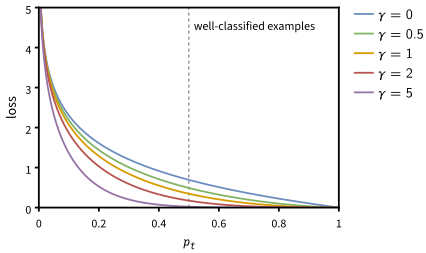

Write the Python code that produced this figure.
"""Draw focal_loss.svg: the focal loss -(1 - p_t)^gamma log(p_t), with alpha_t = 1, for gamma = 0 (cross-entropy) to 5.

The values of gamma are those of figure 1 of Focal Loss for Dense Object Detection (Lin et al., 2017).
usage: python3 focal_loss.py   (needs matplotlib, numpy and the fonts of CLAUDE.md, Pictures, section 4)
"""
import os, sys
import numpy as np
HERE = os.path.dirname(os.path.abspath(__file__))
sys.path.insert(0, os.path.join(HERE, '..', '..', '_tools'))
import charts
from matplotlib import transforms

GAMMAS = [(0, charts.BLUE), (0.5, charts.GREEN), (1, charts.ORANGE), (2, charts.RED), (5, charts.PURPLE)]

fig = charts.figure(470, 270, 'focal_loss')
ax = charts.axes(fig, 45, 45, 300, 200)
p = np.linspace(0.001, 1, 1000)
for gamma, color in GAMMAS:
    ax.plot(p, -(1 - p)**gamma * np.log(p), color=color, label='𝛾 = %g' % gamma)
ax.axvline(0.5, color=charts.GREY, lw=1.0, linestyle=(0, (3, 3)), zorder=1)
ax.text(0.5, 4.75, 'well-classified examples', size=12, ha='left', va='top',
        transform=transforms.offset_copy(ax.transData, fig, x=5, units='dots'))
ax.set(xlim=(0, 1), ylim=(0, 5), xticks=[0, 0.2, 0.4, 0.6, 0.8, 1], yticks=range(6))
ax.set_ylabel('loss')
charts.tick_labels(ax)
charts.runs(ax, 0.5, 0, charts.sub('𝑝', '𝑡'), transform=transforms.offset_copy(ax.transAxes, fig, y=-38, units='dots'))
legend = ax.legend(loc='upper left', bbox_to_anchor=(1.05, 1.0))
for text in legend.get_texts():
    text.set_family(charts.MATH)
charts.save(fig, os.path.join(HERE, 'focal_loss.svg'))
